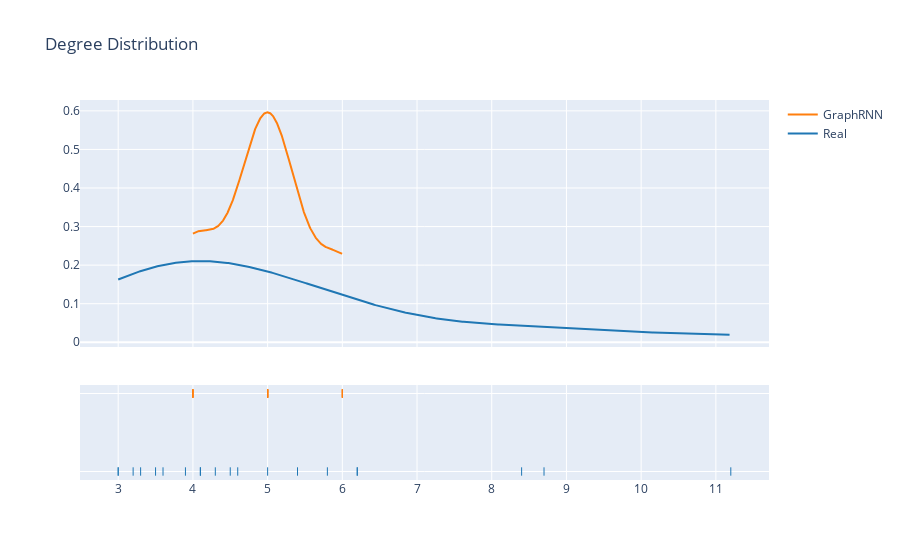

Write notebook code for a chart like this one.
### Code cell
#another try for means
deg_8000 = deg_pred_20[:8000]

node_k=[]
mean_list_pred_rounded=[]
num_nodes =20
for i in range(num_nodes):
    #print(i)
    sum,mean=0,0
    node_k = deg_8000[i::20]
    #print(node_k)
    #print(len(node_k))
    for n in node_k:
        sum+= n
    mean= round(sum/len(node_k))
    #print(mean)
    mean_list_pred_rounded.append(mean)
    
hist_data = [mean_list_test,mean_list_pred_rounded]
fig = ff.create_distplot(hist_data,['Real','GraphRNN'],show_hist=False)
fig['layout'].update(title='Degree Distribution')
iplot(fig)

### Figure 1 — Plotly figure (JSON) as saved in the notebook; plotly's stock layout.template omitted (floating-point values rounded to 4 significant figures; data arrays with more than 128 entries replaced by an {"elided": "..."} marker saying what was removed)
{"data": [{"legendgroup": "Real", "marker": {"color": "rgb(31, 119, 180)"}, "mode": "lines", "name": "Real", "showlegend": true, "type": "scatter", "x": {"elided": "500 float values"}, "xaxis": "x", "y": {"elided": "500 float values"}, "yaxis": "y"}, {"legendgroup": "GraphRNN", "marker": {"color": "rgb(255, 127, 14)"}, "mode": "lines", "name": "GraphRNN", "showlegend": true, "type": "scatter", "x": {"elided": "500 float values"}, "xaxis": "x", "y": {"elided": "500 float values"}, "yaxis": "y"}, {"legendgroup": "Real", "marker": {"color": "rgb(31, 119, 180)", "symbol": "line-ns-open"}, "mode": "markers", "name": "Real", "showlegend": false, "type": "scatter", "x": [5.4, 5, 4.6, 11.2, 8.4, 8.7, 5.8, 6.2, 6.2, 4.5, 4.3, 3.9, 4.1, 4.1, 3.6, 3.5, 3.2, 3.3, 3, 3], "xaxis": "x", "y": ["Real", "Real", "Real", "Real", "Real", "Real", "Real", "Real", "Real", "Real", "Real", "Real", "Real", "Real", "Real", "Real", "Real", "Real", "Real", "Real"], "yaxis": "y2"}, {"legendgroup": "GraphRNN", "marker": {"color": "rgb(255, 127, 14)", "symbol": "line-ns-open"}, "mode": "markers", "name": "GraphRNN", "showlegend": false, "type": "scatter", "x": [4, 6, 6, 6, 5, 5, 5, 5, 5, 5, 6, 5, 5, 5, 5, 5, 4, 4, 4, 4], "xaxis": "x", "y": ["GraphRNN", "GraphRNN", "GraphRNN", "GraphRNN", "GraphRNN", "GraphRNN", "GraphRNN", "GraphRNN", "GraphRNN", "GraphRNN", "GraphRNN", "GraphRNN", "GraphRNN", "GraphRNN", "GraphRNN", "GraphRNN", "GraphRNN", "GraphRNN", "GraphRNN", "GraphRNN"], "yaxis": "y2"}], "layout": {"barmode": "overlay", "hovermode": "closest", "legend": {"traceorder": "reversed"}, "title": {"text": "Degree Distribution"}, "xaxis": {"anchor": "y2", "domain": [0, 1], "zeroline": false}, "yaxis": {"anchor": "free", "domain": [0.35, 1], "position": 0}, "yaxis2": {"anchor": "x", "domain": [0, 0.25], "dtick": 1, "showticklabels": false}}}
